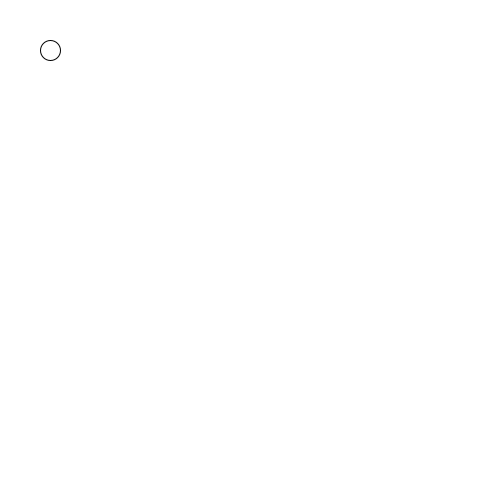
Frame 1 (no input)
Frame 60 (the mouse pressed at the canvas centre just before this capture): identical to frame 1, image omitted
Frame 120 (the mouse held since frame 60 and released just before this capture): identical to frame 1, image omitted

The Processing sketch that drew this single still picture (run headless with seeded random() and noise(); from frame 60 on, the mouse is pressed at the canvas centre):

// Processing sketch: Feb92018_GraphicsVis
// ── Feb92018_GraphicsVis.pde
Spot sp1;

void setup() {
  size(500, 500);
  background(255);
  sp1 = new Spot();
  sp1.x = sp1.y = 50;
  sp1.r = 20;
  sp1.speed = 20;
}

void draw() {
  background(255);
  sp1.display();
}

void keyPressed(){
  sp1.move(key); 
}
// ── Spot.pde
class Spot{
  float x,y,r,speed;
  
  Spot() {}
  
  void display() {
    ellipse(x,y,r,r); 
  } 
  
  void move(char dir) {
    if( dir == 'x' && x < width){
      x+= speed;
    }
    if( dir == 'y' && y < height){
      y+= speed;
    }
  }
}
